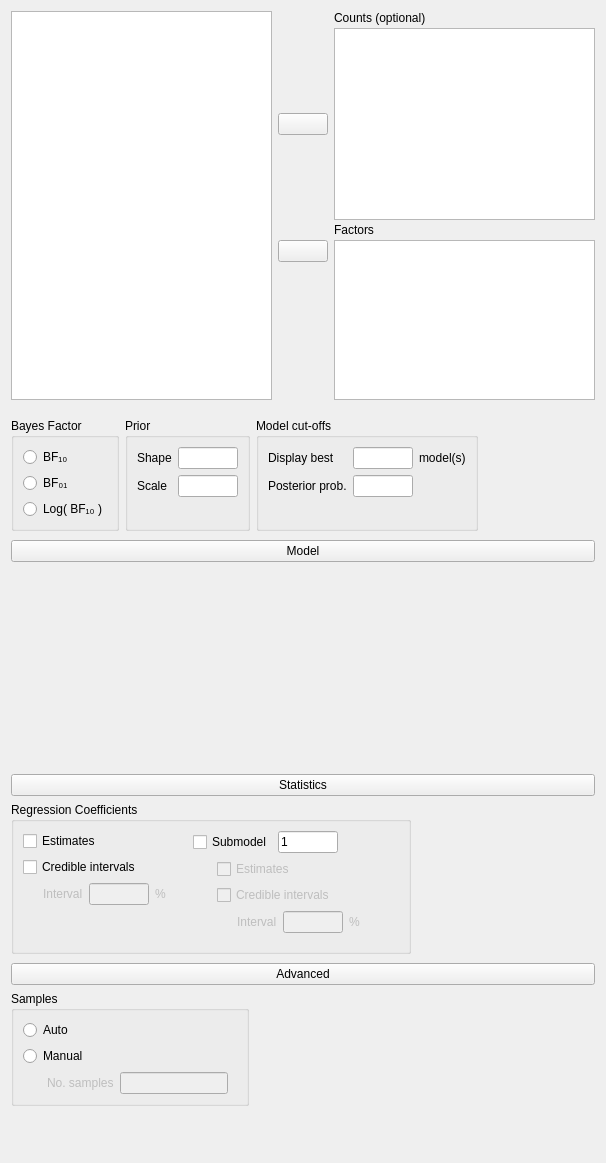
<?xml version="1.0" encoding="UTF-8"?>
<ui version="4.0">
 <class>RegressionLogLinearBayesianForm</class>
 <widget class="QWidget" name="RegressionLogLinearBayesianForm">
  <property name="geometry">
   <rect>
    <x>0</x>
    <y>0</y>
    <width>606</width>
    <height>1163</height>
   </rect>
  </property>
  <property name="sizePolicy">
   <sizepolicy hsizetype="Fixed" vsizetype="Preferred">
    <horstretch>0</horstretch>
    <verstretch>0</verstretch>
   </sizepolicy>
  </property>
  <property name="windowTitle">
   <string>Form</string>
  </property>
  <layout class="QGridLayout" name="gridLayout">
   <property name="verticalSpacing">
    <number>0</number>
   </property>
   <item row="3" column="0">
    <widget class="QWidget" name="widget_7" native="true">
     <layout class="QGridLayout" name="gridLayout_16">
      <property name="leftMargin">
       <number>0</number>
      </property>
      <property name="topMargin">
       <number>3</number>
      </property>
      <property name="rightMargin">
       <number>0</number>
      </property>
      <property name="bottomMargin">
       <number>3</number>
      </property>
      <item row="0" column="0">
       <widget class="ExpanderButton" name="pushButton_2">
        <property name="text">
         <string>Statistics</string>
        </property>
       </widget>
      </item>
      <item row="1" column="0">
       <widget class="QWidget" name="panelStatistics" native="true">
        <layout class="QGridLayout" name="gridLayout_15">
         <property name="leftMargin">
          <number>0</number>
         </property>
         <property name="topMargin">
          <number>0</number>
         </property>
         <property name="bottomMargin">
          <number>3</number>
         </property>
         <item row="0" column="0" rowspan="2">
          <widget class="GroupBox" name="groupBox_2">
           <property name="title">
            <string>Regression Coefficients</string>
           </property>
           <layout class="QGridLayout" name="gridLayout_7">
            <item row="1" column="0" colspan="3">
             <widget class="BoundCheckBox" name="regressionCoefficientsCredibleIntervals">
              <property name="text">
               <string>Credible intervals</string>
              </property>
             </widget>
            </item>
            <item row="0" column="0" colspan="2">
             <widget class="BoundCheckBox" name="regressionCoefficientsEstimates">
              <property name="text">
               <string>Estimates</string>
              </property>
             </widget>
            </item>
            <item row="2" column="0">
             <widget class="QWidget" name="panelCredibleInterval" native="true">
              <property name="enabled">
               <bool>false</bool>
              </property>
              <layout class="QGridLayout" name="gridLayout_18">
               <property name="leftMargin">
                <number>20</number>
               </property>
               <property name="topMargin">
                <number>0</number>
               </property>
               <property name="rightMargin">
                <number>0</number>
               </property>
               <property name="bottomMargin">
                <number>0</number>
               </property>
               <item row="0" column="1">
                <widget class="BoundTextBox" name="regressionCoefficientsCredibleIntervalsInterval">
                 <property name="maximumSize">
                  <size>
                   <width>60</width>
                   <height>16777215</height>
                  </size>
                 </property>
                </widget>
               </item>
               <item row="0" column="2">
                <widget class="QLabel" name="label_8">
                 <property name="text">
                  <string>%</string>
                 </property>
                </widget>
               </item>
               <item row="0" column="0">
                <widget class="QLabel" name="label_7">
                 <property name="text">
                  <string>Interval</string>
                 </property>
                </widget>
               </item>
               <item row="1" column="1">
                <spacer name="verticalSpacer_6">
                 <property name="orientation">
                  <enum>Qt::Vertical</enum>
                 </property>
                 <property name="sizeHint" stdset="0">
                  <size>
                   <width>20</width>
                   <height>40</height>
                  </size>
                 </property>
                </spacer>
               </item>
              </layout>
             </widget>
            </item>
            <item row="0" column="3" rowspan="3">
             <widget class="QWidget" name="widget" native="true">
              <layout class="QGridLayout" name="gridLayout_10">
               <property name="topMargin">
                <number>0</number>
               </property>
               <item row="0" column="3">
                <widget class="QWidget" name="widget_3" native="true"/>
               </item>
               <item row="0" column="0">
                <widget class="BoundCheckBox" name="regressionCoefficientsSubmodel">
                 <property name="text">
                  <string>Submodel</string>
                 </property>
                </widget>
               </item>
               <item row="0" column="1">
                <widget class="BoundTextBox" name="regressionCoefficientsSubmodelNo">
                 <property name="minimumSize">
                  <size>
                   <width>60</width>
                   <height>0</height>
                  </size>
                 </property>
                 <property name="maximumSize">
                  <size>
                   <width>60</width>
                   <height>16777215</height>
                  </size>
                 </property>
                 <property name="text">
                  <string>1</string>
                 </property>
                </widget>
               </item>
               <item row="0" column="2">
                <spacer name="horizontalSpacer_2">
                 <property name="orientation">
                  <enum>Qt::Horizontal</enum>
                 </property>
                 <property name="sizeHint" stdset="0">
                  <size>
                   <width>40</width>
                   <height>20</height>
                  </size>
                 </property>
                </spacer>
               </item>
               <item row="1" column="0" colspan="3">
                <widget class="QWidget" name="widgetSubmodelParameters" native="true">
                 <property name="enabled">
                  <bool>false</bool>
                 </property>
                 <layout class="QVBoxLayout" name="verticalLayout">
                  <property name="leftMargin">
                   <number>24</number>
                  </property>
                  <property name="topMargin">
                   <number>0</number>
                  </property>
                  <property name="rightMargin">
                   <number>0</number>
                  </property>
                  <property name="bottomMargin">
                   <number>0</number>
                  </property>
                  <item>
                   <widget class="BoundCheckBox" name="regressionCoefficientsSubmodelEstimates">
                    <property name="text">
                     <string>Estimates</string>
                    </property>
                    <property name="checkable">
                     <bool>true</bool>
                    </property>
                    <property name="checked">
                     <bool>false</bool>
                    </property>
                   </widget>
                  </item>
                  <item>
                   <widget class="BoundCheckBox" name="regressionCoefficientsSubmodelCredibleIntervals">
                    <property name="text">
                     <string>Credible intervals</string>
                    </property>
                   </widget>
                  </item>
                  <item>
                   <widget class="QWidget" name="panelSubmodelCredibleInterval" native="true">
                    <property name="enabled">
                     <bool>false</bool>
                    </property>
                    <layout class="QGridLayout" name="gridLayout_19">
                     <property name="leftMargin">
                      <number>20</number>
                     </property>
                     <property name="topMargin">
                      <number>0</number>
                     </property>
                     <property name="rightMargin">
                      <number>0</number>
                     </property>
                     <property name="bottomMargin">
                      <number>0</number>
                     </property>
                     <item row="0" column="0">
                      <widget class="QLabel" name="label_11">
                       <property name="text">
                        <string>Interval</string>
                       </property>
                      </widget>
                     </item>
                     <item row="0" column="1">
                      <widget class="BoundTextBox" name="regressionCoefficientsSubmodelCredibleIntervalsInterval">
                       <property name="maximumSize">
                        <size>
                         <width>60</width>
                         <height>16777215</height>
                        </size>
                       </property>
                      </widget>
                     </item>
                     <item row="0" column="2">
                      <widget class="QLabel" name="label_12">
                       <property name="text">
                        <string>%</string>
                       </property>
                      </widget>
                     </item>
                    </layout>
                   </widget>
                  </item>
                 </layout>
                </widget>
               </item>
              </layout>
             </widget>
            </item>
           </layout>
          </widget>
         </item>
         <item row="1" column="1">
          <spacer name="horizontalSpacer">
           <property name="orientation">
            <enum>Qt::Horizontal</enum>
           </property>
           <property name="sizeHint" stdset="0">
            <size>
             <width>40</width>
             <height>20</height>
            </size>
           </property>
          </spacer>
         </item>
        </layout>
       </widget>
      </item>
     </layout>
    </widget>
   </item>
   <item row="2" column="0">
    <widget class="QWidget" name="widget_11" native="true">
     <layout class="QGridLayout" name="gridLayout_6">
      <property name="leftMargin">
       <number>0</number>
      </property>
      <property name="topMargin">
       <number>0</number>
      </property>
      <property name="rightMargin">
       <number>0</number>
      </property>
      <property name="bottomMargin">
       <number>0</number>
      </property>
      <property name="verticalSpacing">
       <number>0</number>
      </property>
      <item row="0" column="0">
       <widget class="QWidget" name="widget_10" native="true">
        <property name="sizePolicy">
         <sizepolicy hsizetype="Preferred" vsizetype="Preferred">
          <horstretch>0</horstretch>
          <verstretch>0</verstretch>
         </sizepolicy>
        </property>
        <layout class="QGridLayout" name="gridLayout_5">
         <property name="leftMargin">
          <number>0</number>
         </property>
         <property name="rightMargin">
          <number>0</number>
         </property>
         <property name="bottomMargin">
          <number>3</number>
         </property>
         <item row="1" column="0">
          <widget class="AnovaModelWidget" name="modelTerms" native="true">
           <property name="sizePolicy">
            <sizepolicy hsizetype="Expanding" vsizetype="Preferred">
             <horstretch>0</horstretch>
             <verstretch>0</verstretch>
            </sizepolicy>
           </property>
           <property name="minimumSize">
            <size>
             <width>0</width>
             <height>200</height>
            </size>
           </property>
           <zorder>widget_12</zorder>
          </widget>
         </item>
         <item row="0" column="0">
          <widget class="ExpanderButton" name="expanderModel">
           <property name="sizePolicy">
            <sizepolicy hsizetype="Expanding" vsizetype="Fixed">
             <horstretch>0</horstretch>
             <verstretch>0</verstretch>
            </sizepolicy>
           </property>
           <property name="text">
            <string>Model</string>
           </property>
          </widget>
         </item>
        </layout>
       </widget>
      </item>
     </layout>
    </widget>
   </item>
   <item row="4" column="0">
    <widget class="QWidget" name="advancedWidgetContainer" native="true">
     <layout class="QGridLayout" name="gridLayout_9">
      <property name="leftMargin">
       <number>0</number>
      </property>
      <property name="topMargin">
       <number>3</number>
      </property>
      <property name="rightMargin">
       <number>0</number>
      </property>
      <property name="bottomMargin">
       <number>3</number>
      </property>
      <item row="0" column="0">
       <widget class="ExpanderButton" name="pushButton">
        <property name="sizePolicy">
         <sizepolicy hsizetype="Expanding" vsizetype="Fixed">
          <horstretch>0</horstretch>
          <verstretch>0</verstretch>
         </sizepolicy>
        </property>
        <property name="text">
         <string>Advanced</string>
        </property>
       </widget>
      </item>
      <item row="1" column="0">
       <widget class="QWidget" name="advancedWidget" native="true">
        <property name="sizePolicy">
         <sizepolicy hsizetype="Fixed" vsizetype="Preferred">
          <horstretch>0</horstretch>
          <verstretch>0</verstretch>
         </sizepolicy>
        </property>
        <layout class="QGridLayout" name="gridLayout_11">
         <property name="leftMargin">
          <number>0</number>
         </property>
         <property name="topMargin">
          <number>0</number>
         </property>
         <item row="0" column="0">
          <widget class="BoundGroupBox" name="sampleMode">
           <property name="title">
            <string>Samples</string>
           </property>
           <layout class="QGridLayout" name="gridLayout_12">
            <item row="1" column="0">
             <widget class="QRadioButton" name="_2fixed">
              <property name="text">
               <string>Manual</string>
              </property>
             </widget>
            </item>
            <item row="0" column="0">
             <widget class="QRadioButton" name="_1auto">
              <property name="text">
               <string>Auto</string>
              </property>
             </widget>
            </item>
            <item row="2" column="0">
             <widget class="QWidget" name="fixedSamplesNumberContainer" native="true">
              <property name="enabled">
               <bool>false</bool>
              </property>
              <layout class="QGridLayout" name="gridLayout_14">
               <property name="leftMargin">
                <number>24</number>
               </property>
               <property name="topMargin">
                <number>0</number>
               </property>
               <property name="bottomMargin">
                <number>0</number>
               </property>
               <item row="0" column="0">
                <widget class="QLabel" name="label_6">
                 <property name="text">
                  <string>No. samples</string>
                 </property>
                </widget>
               </item>
               <item row="0" column="1">
                <widget class="BoundTextBox" name="fixedSamplesNumber">
                 <property name="maximumSize">
                  <size>
                   <width>120</width>
                   <height>16777215</height>
                  </size>
                 </property>
                </widget>
               </item>
              </layout>
             </widget>
            </item>
           </layout>
          </widget>
         </item>
        </layout>
       </widget>
      </item>
     </layout>
    </widget>
   </item>
   <item row="0" column="0">
    <widget class="QWidget" name="topWidget" native="true">
     <layout class="QGridLayout" name="gridLayout_3">
      <property name="leftMargin">
       <number>0</number>
      </property>
      <property name="topMargin">
       <number>0</number>
      </property>
      <property name="rightMargin">
       <number>0</number>
      </property>
      <property name="verticalSpacing">
       <number>3</number>
      </property>
      <item row="0" column="2">
       <widget class="QLabel" name="label">
        <property name="text">
         <string>Counts (optional)</string>
        </property>
       </widget>
      </item>
      <item row="1" column="1">
       <widget class="AssignButton" name="buttonAssignCounts">
        <property name="sizePolicy">
         <sizepolicy hsizetype="Fixed" vsizetype="Fixed">
          <horstretch>0</horstretch>
          <verstretch>0</verstretch>
         </sizepolicy>
        </property>
        <property name="minimumSize">
         <size>
          <width>50</width>
          <height>0</height>
         </size>
        </property>
        <property name="maximumSize">
         <size>
          <width>50</width>
          <height>16777215</height>
         </size>
        </property>
        <property name="text">
         <string/>
        </property>
       </widget>
      </item>
      <item row="1" column="2">
       <widget class="boundSingleItemView" name="counts">
        <property name="sizePolicy">
         <sizepolicy hsizetype="Expanding" vsizetype="Fixed">
          <horstretch>0</horstretch>
          <verstretch>0</verstretch>
         </sizepolicy>
        </property>
        <property name="minimumSize">
         <size>
          <width>0</width>
          <height>0</height>
         </size>
        </property>
        <property name="maximumSize">
         <size>
          <width>16777215</width>
          <height>16777215</height>
         </size>
        </property>
        <property name="selectionMode">
         <enum>QAbstractItemView::ExtendedSelection</enum>
        </property>
       </widget>
      </item>
      <item row="4" column="1">
       <spacer name="verticalSpacer_3">
        <property name="orientation">
         <enum>Qt::Vertical</enum>
        </property>
        <property name="sizeHint" stdset="0">
         <size>
          <width>20</width>
          <height>84</height>
         </size>
        </property>
       </spacer>
      </item>
      <item row="2" column="2">
       <widget class="QLabel" name="label_4">
        <property name="text">
         <string>Factors</string>
        </property>
       </widget>
      </item>
      <item row="3" column="1">
       <widget class="AssignButton" name="buttonAssignFactors">
        <property name="sizePolicy">
         <sizepolicy hsizetype="Fixed" vsizetype="Fixed">
          <horstretch>0</horstretch>
          <verstretch>0</verstretch>
         </sizepolicy>
        </property>
        <property name="minimumSize">
         <size>
          <width>50</width>
          <height>0</height>
         </size>
        </property>
        <property name="maximumSize">
         <size>
          <width>50</width>
          <height>16777215</height>
         </size>
        </property>
        <property name="text">
         <string/>
        </property>
       </widget>
      </item>
      <item row="3" column="2" rowspan="2">
       <widget class="BoundListView" name="factors">
        <property name="sizePolicy">
         <sizepolicy hsizetype="Expanding" vsizetype="Fixed">
          <horstretch>0</horstretch>
          <verstretch>0</verstretch>
         </sizepolicy>
        </property>
        <property name="minimumSize">
         <size>
          <width>0</width>
          <height>160</height>
         </size>
        </property>
        <property name="maximumSize">
         <size>
          <width>16777215</width>
          <height>160</height>
         </size>
        </property>
        <property name="selectionMode">
         <enum>QAbstractItemView::ExtendedSelection</enum>
        </property>
       </widget>
      </item>
      <item row="0" column="0" rowspan="5">
       <widget class="AvailableFieldsListView" name="listAvailableFields">
        <property name="sizePolicy">
         <sizepolicy hsizetype="Expanding" vsizetype="Preferred">
          <horstretch>0</horstretch>
          <verstretch>0</verstretch>
         </sizepolicy>
        </property>
        <property name="minimumSize">
         <size>
          <width>0</width>
          <height>0</height>
         </size>
        </property>
        <property name="selectionMode">
         <enum>QAbstractItemView::ExtendedSelection</enum>
        </property>
       </widget>
      </item>
     </layout>
    </widget>
   </item>
   <item row="5" column="0">
    <spacer name="verticalSpacer_4">
     <property name="orientation">
      <enum>Qt::Vertical</enum>
     </property>
     <property name="sizeHint" stdset="0">
      <size>
       <width>20</width>
       <height>40</height>
      </size>
     </property>
    </spacer>
   </item>
   <item row="1" column="0">
    <widget class="QWidget" name="widget_12" native="true">
     <property name="sizePolicy">
      <sizepolicy hsizetype="Fixed" vsizetype="Fixed">
       <horstretch>0</horstretch>
       <verstretch>0</verstretch>
      </sizepolicy>
     </property>
     <layout class="QGridLayout" name="gridLayout_4">
      <property name="leftMargin">
       <number>0</number>
      </property>
      <property name="rightMargin">
       <number>0</number>
      </property>
      <property name="bottomMargin">
       <number>0</number>
      </property>
      <item row="0" column="1">
       <widget class="BoundGroupBox" name="priorType">
        <property name="title">
         <string>Prior</string>
        </property>
        <layout class="QGridLayout" name="gridLayout_2">
         <item row="1" column="0">
          <widget class="QLabel" name="label_9">
           <property name="text">
            <string>Shape</string>
           </property>
          </widget>
         </item>
         <item row="2" column="1">
          <widget class="BoundTextBox" name="priorScale">
           <property name="maximumSize">
            <size>
             <width>60</width>
             <height>16777215</height>
            </size>
           </property>
          </widget>
         </item>
         <item row="1" column="1">
          <widget class="BoundTextBox" name="priorShape">
           <property name="maximumSize">
            <size>
             <width>60</width>
             <height>16777215</height>
            </size>
           </property>
          </widget>
         </item>
         <item row="3" column="0" colspan="2">
          <spacer name="verticalSpacer">
           <property name="orientation">
            <enum>Qt::Vertical</enum>
           </property>
           <property name="sizeHint" stdset="0">
            <size>
             <width>20</width>
             <height>0</height>
            </size>
           </property>
          </spacer>
         </item>
         <item row="2" column="0">
          <widget class="QLabel" name="label_10">
           <property name="text">
            <string>Scale</string>
           </property>
          </widget>
         </item>
        </layout>
       </widget>
      </item>
      <item row="0" column="0">
       <widget class="BoundGroupBox" name="bayesFactorType">
        <property name="title">
         <string>Bayes Factor</string>
        </property>
        <property name="flat">
         <bool>false</bool>
        </property>
        <layout class="QGridLayout" name="gridLayout_13">
         <item row="1" column="0">
          <widget class="QRadioButton" name="_2">
           <property name="text">
            <string>BF₀₁</string>
           </property>
          </widget>
         </item>
         <item row="0" column="0">
          <widget class="QRadioButton" name="_1">
           <property name="text">
            <string>BF₁₀</string>
           </property>
          </widget>
         </item>
         <item row="2" column="0">
          <widget class="QRadioButton" name="_3">
           <property name="text">
            <string>Log( BF₁₀ )</string>
           </property>
          </widget>
         </item>
         <item row="3" column="0">
          <spacer name="verticalSpacer_5">
           <property name="orientation">
            <enum>Qt::Vertical</enum>
           </property>
           <property name="sizeHint" stdset="0">
            <size>
             <width>20</width>
             <height>0</height>
            </size>
           </property>
          </spacer>
         </item>
        </layout>
       </widget>
      </item>
      <item row="0" column="2">
       <widget class="GroupBox" name="groupBox">
        <property name="title">
         <string>Model cut-offs</string>
        </property>
        <layout class="QGridLayout" name="gridLayout_8">
         <item row="4" column="3">
          <spacer name="verticalSpacer_2">
           <property name="orientation">
            <enum>Qt::Vertical</enum>
           </property>
           <property name="sizeHint" stdset="0">
            <size>
             <width>20</width>
             <height>0</height>
            </size>
           </property>
          </spacer>
         </item>
         <item row="3" column="0" colspan="2">
          <widget class="QLabel" name="label_3">
           <property name="text">
            <string>Posterior prob.</string>
           </property>
          </widget>
         </item>
         <item row="2" column="3" colspan="2">
          <widget class="BoundTextBox" name="maxModels">
           <property name="maximumSize">
            <size>
             <width>60</width>
             <height>16777215</height>
            </size>
           </property>
          </widget>
         </item>
         <item row="2" column="5">
          <widget class="QLabel" name="label_5">
           <property name="text">
            <string>model(s)</string>
           </property>
          </widget>
         </item>
         <item row="3" column="3" colspan="2">
          <widget class="BoundTextBox" name="posteriorProbabilityCutOff">
           <property name="maximumSize">
            <size>
             <width>60</width>
             <height>16777215</height>
            </size>
           </property>
          </widget>
         </item>
         <item row="2" column="0" colspan="2">
          <widget class="QLabel" name="label_2">
           <property name="text">
            <string>Display best</string>
           </property>
          </widget>
         </item>
        </layout>
       </widget>
      </item>
     </layout>
    </widget>
   </item>
  </layout>
 </widget>
 <customwidgets>
  <customwidget>
   <class>AssignButton</class>
   <extends>QPushButton</extends>
   <header>widgets/assignbutton.h</header>
  </customwidget>
  <customwidget>
   <class>AvailableFieldsListView</class>
   <extends>QListView</extends>
   <header>widgets/availablefieldslistview.h</header>
  </customwidget>
  <customwidget>
   <class>BoundListView</class>
   <extends>QListView</extends>
   <header>widgets/boundlistview.h</header>
  </customwidget>
  <customwidget>
   <class>GroupBox</class>
   <extends>QGroupBox</extends>
   <header>widgets/groupbox.h</header>
   <container>1</container>
  </customwidget>
  <customwidget>
   <class>BoundTextBox</class>
   <extends>QLineEdit</extends>
   <header>widgets/boundtextbox.h</header>
  </customwidget>
  <customwidget>
   <class>BoundGroupBox</class>
   <extends>QGroupBox</extends>
   <header>widgets/boundgroupbox.h</header>
   <container>1</container>
  </customwidget>
  <customwidget>
   <class>BoundCheckBox</class>
   <extends>QCheckBox</extends>
   <header>widgets/boundcheckbox.h</header>
  </customwidget>
  <customwidget>
   <class>boundSingleItemView</class>
   <extends>QListView</extends>
   <header>widgets/boundsingleitemview.h</header>
  </customwidget>
  <customwidget>
   <class>ExpanderButton</class>
   <extends>QPushButton</extends>
   <header>widgets/expanderbutton.h</header>
  </customwidget>
  <customwidget>
   <class>AnovaModelWidget</class>
   <extends>QWidget</extends>
   <header>widgets/anovamodelwidget.h</header>
   <container>1</container>
  </customwidget>
 </customwidgets>
 <resources/>
 <connections>
  <connection>
   <sender>_2fixed</sender>
   <signal>toggled(bool)</signal>
   <receiver>fixedSamplesNumberContainer</receiver>
   <slot>setEnabled(bool)</slot>
   <hints>
    <hint type="sourcelabel">
     <x>183</x>
     <y>753</y>
    </hint>
    <hint type="destinationlabel">
     <x>184</x>
     <y>780</y>
    </hint>
   </hints>
  </connection>
  <connection>
   <sender>regressionCoefficientsCredibleIntervals</sender>
   <signal>toggled(bool)</signal>
   <receiver>panelCredibleInterval</receiver>
   <slot>setEnabled(bool)</slot>
   <hints>
    <hint type="sourcelabel">
     <x>143</x>
     <y>741</y>
    </hint>
    <hint type="destinationlabel">
     <x>109</x>
     <y>768</y>
    </hint>
   </hints>
  </connection>
  <connection>
   <sender>regressionCoefficientsSubmodelCredibleIntervals</sender>
   <signal>toggled(bool)</signal>
   <receiver>panelSubmodelCredibleInterval</receiver>
   <slot>setEnabled(bool)</slot>
   <hints>
    <hint type="sourcelabel">
     <x>339</x>
     <y>910</y>
    </hint>
    <hint type="destinationlabel">
     <x>335</x>
     <y>937</y>
    </hint>
   </hints>
  </connection>
  <connection>
   <sender>regressionCoefficientsSubmodel</sender>
   <signal>toggled(bool)</signal>
   <receiver>regressionCoefficientsSubmodelEstimates</receiver>
   <slot>setChecked(bool)</slot>
   <hints>
    <hint type="sourcelabel">
     <x>276</x>
     <y>859</y>
    </hint>
    <hint type="destinationlabel">
     <x>344</x>
     <y>889</y>
    </hint>
   </hints>
  </connection>
  <connection>
   <sender>regressionCoefficientsSubmodel</sender>
   <signal>toggled(bool)</signal>
   <receiver>widgetSubmodelParameters</receiver>
   <slot>setEnabled(bool)</slot>
   <hints>
    <hint type="sourcelabel">
     <x>276</x>
     <y>859</y>
    </hint>
    <hint type="destinationlabel">
     <x>333</x>
     <y>913</y>
    </hint>
   </hints>
  </connection>
 </connections>
</ui>
